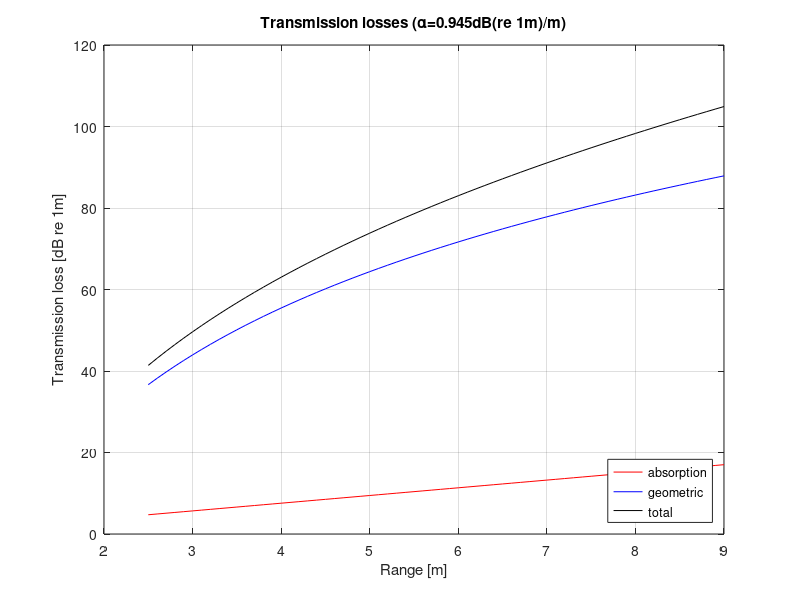

The MATLAB source for this figure: (Note: this script raises an error after producing the figure.)
%TRANSMISSION_LOSS.M Simple transmission loss model to enhance sonar data.
%
% Note: the sonar image is assumed to contain the output of a matched
% filter. This script modifies the image to take into account transmission
% losses, reducing the intensity of spurious returns.
%
% Pedro Vaz Teixeira, June 2014
% pvt@mit.edu

close all

%% transmission loss model (absorption+geometric)
figure();

% absorption coefficient [dB(re 1m)/ m]
% alpha = 0.9666; % didson/auto
alpha = 0.945;  % 1.8MHz, 10m depth, 15C, ph 8, 35ppt salinity
                % http://resource.npl.co.uk/acoustics/techguides/seaabsorption/

r = 2.5:0.1:9;      %    
h_a = 2*alpha.*r;   % absorption losses
h_g = 20*log(r.^2); % transmission losses

plot(r, h_a, 'r')
hold on
plot(r, h_g, 'b')
plot(r, h_a + h_g, 'k')
legend('absorption', 'geometric', 'total', 'Location', 'Southeast')
ylabel('Transmission loss [dB re 1m]')
xlabel('Range [m]')
title(['Transmission losses (\alpha=',num2str(alpha),'dB(re 1m)/m)']);

grid on

%% application to didson data
polar_frame = flipud(im2double(imread('./data/frame.bmp')));
figure();

subplot(1,4,1);
imshow(polar_frame);
xlabel('Azimuth');
ylabel('Range');
title('Original/polar');

[cart_frame, ~, ~] = polarToCart(polar_frame, 2.5, 9, 500);
subplot(1,4,2)
imshow(fliplr(cart_frame'))
xlabel('y')
ylabel('x')
title('Original/cart.')

polar_frame2 = polar_frame;

for i=1:512
    r = 2.5 + (6.5/512)*i;  % not sure these are the values for the test frame
    % unsure about formula - not sure about the intensity scale/value
    polar_frame2(i,:) = (255*polar_frame2(i,:) - (2*alpha*r)*ones(1,96) - 20*log(r^2))./255;
end
subplot(1,4,3)
imshow(polar_frame2)
xlabel('Azimuth');
ylabel('Range');
title('Enhanced/polar');

[cart_frame, ~, ~] = polarToCart(polar_frame2, 2.5, 9, 500);
subplot(1,4,4)
imshow(fliplr(cart_frame'))
xlabel('y')
ylabel('x')
title('Enhanced/cart');

suptitle('Transmission loss compensation');


%% stand-alone enhancement function test

figure()
eframe = enhance(polar_frame, 2.5,  9);
imshow(eframe)
title('Transmission loss compensation - stand-alone function');


%% blind convolution
PSF = ones(96,96);
[edframe, PSF] = deconvblind(eframe, PSF, 20);
figure();

subplot(1,4,1)
imshow(polar_frame)
title('Original');

subplot(1,4,2)
imshow(eframe)
title('Enhanced');

subplot(1,4,3)
imshow(edframe)
title('Deconvolved');

subplot(1,4,4)
imshow(100*PSF)
title('PSF estimate');

suptitle('Blind deconvolution (polar)');


%% deconvolution on enhanced image
[cart_frame, rx, ry] = polarToCart(eframe, 2.5, 9, 500);
G = green_cart(95, 1/rx, 1/ry);
cart_frame_d = deconvreg(cart_frame, G);
figure()

subplot(1,2,1)
imshow(cart_frame)
title('Enhanced/cart');

subplot(1,2,2)
imshow(cart_frame_d)
title('Enhanced+deconv./cart');

suptitle('Reg. deconvolution (cart.)');


%% range bin energy content comparison (original vs enhanced)
figure()
subplot(1,4,1);
imshow(polar_frame);    % original
eo = zeros(512,1);
for i = 1:512
    eo(i) = mean(polar_frame(i,:));
end
subplot(1,4,2)
plot(eo, 512:-1:1)
xlim([0 1])
ylim([1 512])

subplot(1,4,3);
imshow(eframe);
ee = zeros(512,1);
for i = 1:512
    ee(i) = mean(eframe(i,:));
end
subplot(1,4,4)
plot(ee, 512:-1:1)
xlim([0 1])
ylim([1 512])

suptitle('Average bin intensity')

%% miscellaneous

J = histeq(cart_frame);
figure();
imshow(J);
